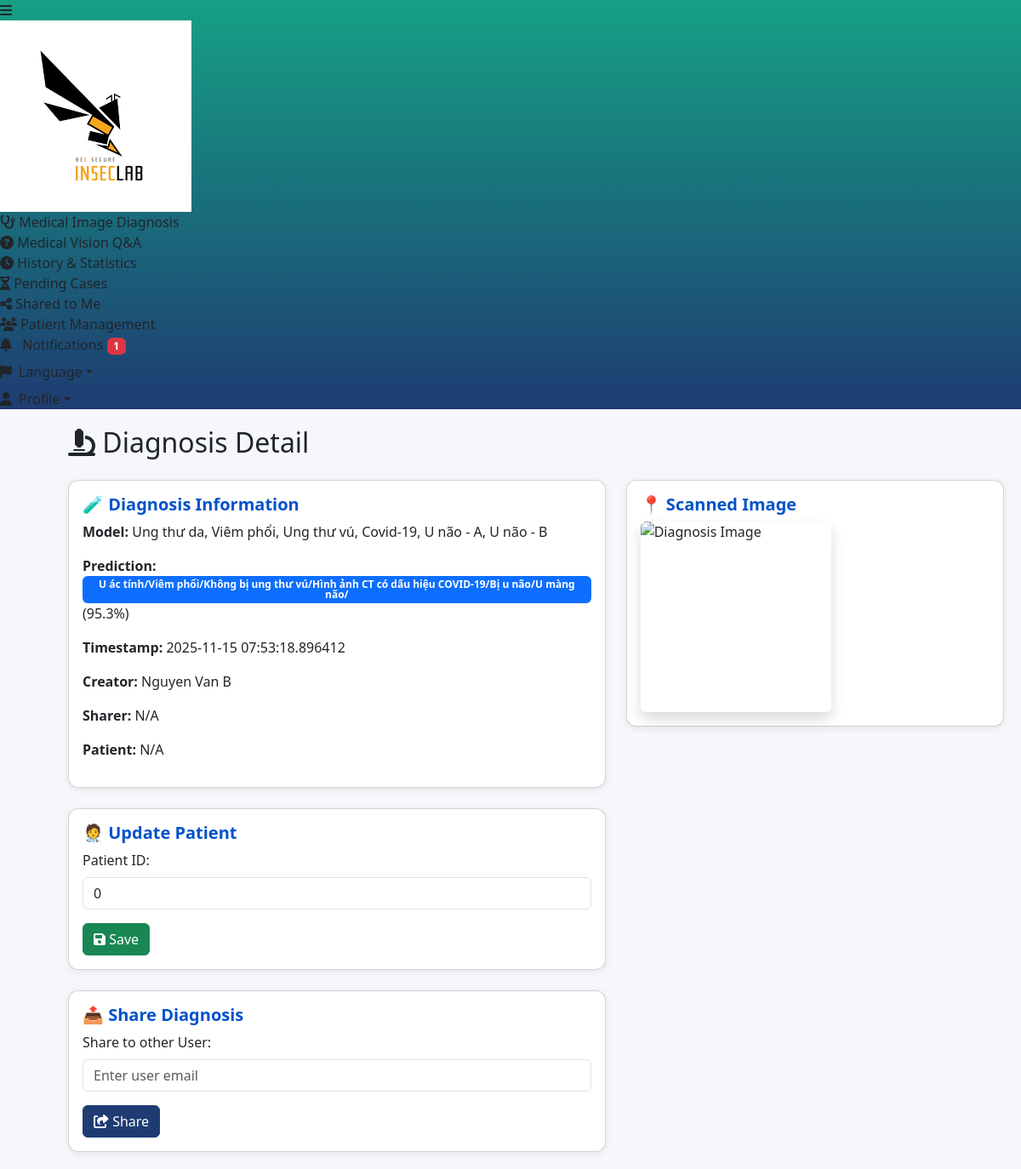
The app's page /diagnosis_detail?tag=diag&id=6 (signed in) with its own data.
### tables this page shows
CREATE TABLE diagnoses
                 (id INTEGER PRIMARY KEY AUTOINCREMENT,
                  user_id INTEGER,
                  patient_id INTEGER,
                  model TEXT,
                  image_filename TEXT,
                  prediction TEXT,
                  probability REAL,
                  share_to TEXT,
                  accept_share INTEGER,
                  sharer INTEGER,
                  timestamp DATETIME,
                  FOREIGN KEY (user_id) REFERENCES users(id));

CREATE TABLE users
                 (id INTEGER PRIMARY KEY AUTOINCREMENT,
                  full_name TEXT NOT NULL,
                  email TEXT UNIQUE NOT NULL,
                  phone TEXT,
                  profile_pic TEXT,
                  role TEXT,
                  password_hash TEXT NOT NULL);

### app.py (the view, shortened to what this page needs)
@app.route("/diagnosis_detail")
@limiter.limit("10 per minute")
def diagnosis_detail():
    diag_id = request.args.get("id")
    tag = request.args.get("tag")
    if not diag_id or not tag:
        return "Missing id or tag", 400
    if ('user_id' not in session) or ('user_role' not in session):
        flash("Vui lòng đăng nhập", "danger")
        return redirect(url_for('index'))
    if tag == 'diag':
        conn = get_db_conn()
        row = conn.execute("SELECT id, user_id, patient_id, model, image_filename, prediction, probability, timestamp, share_to, sharer FROM diagnoses WHERE id = ?", (diag_id,)).fetchone()
        user_row = conn.execute("SELECT email FROM users WHERE id = ?", (session['user_id'],)).fetchone()
        conn.close()
        if not row:
            return "Diagnosis not found", 404
        if user_row:
            user_email = user_row["email"]
        else:
            flash("Không tìm thấy người dùng với id này!", "danger")
            return redirect(request.referrer)
        if row[1] != session['user_id'] and row[8] != user_email:
            return redirect(url_for('shared_to_me'))
        showUpdate = False
        if row[1] == session['user_id']:
            showUpdate = True
        conn = get_db_conn()
        creator = conn.execute("SELECT full_name from users WHERE id = ?", (row[1],)).fetchone()
        sharer = conn.execute("SELECT full_name from users WHERE id = ?", (row[9],)).fetchone()
        patient = conn.execute("SELECT name from patients WHERE id = ?", (row[2],)).fetchone()
        conn.close()
        if not creator:
            creator = ["N/A"]
        if not sharer:
            sharer = ["N/A"]
        if not patient:
            patient = ["N/A"]
        model_map = {
            "skin_cancer_vit": "Ung thư da",
            "pneumonia_vit": "Viêm phổi",
            "covid19_vit": "Covid-19",
            "breast_cancer_vit": "Ung thư vú",
            "brain_tumor_vit": "U não - A",
            "brain_tumor_resnet": "U não - B"
        }
        model = ", ".join(model_map.get(m.strip(), m.strip()) for m in row[3].split(","))
        diagnosis = {
            "id": row[0],
            "creator": creator[0],
            "patient_id": row[2],
            "model": model,
            "image_filename": row[4],
            "prediction": row[5],
            "probability": row[6],
            "timestamp": row[7],
            "share_to": row[8],
            "sharer": sharer[0],
            "patient": patient[0]
        }
    return render_template("diagnosis_detail.html", tag=tag, notifications=g.notifications, showUpdate=showUpdate, isDoctor=True, show_patient_management=True, diagnosis=diagnosis)

### app.py (called while the page is built)
def get_db_conn():
    conn = sqlite3.connect(DB_FILE)
    conn.row_factory = sqlite3.Row
    return conn

### templates/diagnosis_detail.html (shortened to what this page needs)
<!DOCTYPE html>
<html lang="en">
<head>
  <link href="https://cdn.jsdelivr.net/npm/bootstrap@5.3.2/dist/css/bootstrap.min.css" rel="stylesheet">
  <link rel="stylesheet" href="https://cdnjs.cloudflare.com/ajax/libs/font-awesome/6.4.2/css/all.min.css">
  <link rel="stylesheet" href="{{ url_for('static', path='sidebar.css') }}">
</head>
<body class="sidebar-collapsed">
  {% include 'sidebar.html' %}
  <div class="content">
    <h2 class="mb-4"><i class="fa-solid fa-microscope"></i> Diagnosis Detail</h2>
    <div class="row">
      <div class="col-md-7">
        <div class="card p-3 mb-4">
          <h5 class="card-title">🧪 Diagnosis Information</h5>
          <p><strong>Model:</strong> {{ diagnosis.model }}</p>
          {% if tag == "diag" %}
            <p><strong>Prediction:</strong>
                <span class="badge bg-primary">{{ diagnosis.prediction }}</span>
                ({{ (diagnosis.probability * 100) | round(2) }}%)
            </p>
          {% endif %}
          <p><strong>Timestamp:</strong> {{ diagnosis.timestamp }}</p>
          <p><strong>Creator:</strong> {{ diagnosis.creator }}</p>
          <p><strong>Sharer:</strong> {{ diagnosis.sharer }}</p>
          <p><strong>Patient:</strong> {{ diagnosis.patient }}</p>
        </div>
        {% if showUpdate == True %}
        <div class="card p-3 mb-4">
          <h5 class="card-title">🧑‍⚕️ Update Patient</h5>
          <form action="/update_patient_diagnosis" method="POST">
            <label class="form-label">Patient ID:</label>
            <input type="text" class="form-control" name="patient_id" value="{{ diagnosis.patient_id }}">
            <button class="btn btn-success mt-3"><i class="fa-solid fa-floppy-disk"></i> Save</button>
          </form>
        </div>
        {% endif %}
        <div class="card p-3">
          <h5 class="card-title">📤 Share Diagnosis</h5>
          <form action="/share_diagnosis" method="POST">
            <label class="form-label">Share to other User:</label>
            <input type="text" class="form-control" name="user_id" required placeholder="Enter user email">
            <button class="btn btn-primary mt-3"><i class="fa-solid fa-share-from-square"></i> Share</button>
          </form>
        </div>
      </div>
      <div class="col-md-5">
        <div class="card p-3">
          <h5 class="card-title">📍 Scanned Image</h5>
          <img width="224px" height="224px" src="{{ url_for('static', path='uploads/' ~ diagnosis.image_filename) }}"
               alt="Diagnosis Image" class="img-fluid rounded shadow">
        </div>
      </div>
    </div>
  </div>
</body>
</html>

### templates/diagnosis_detail.html (style rules this page uses)
body { background: #f5f7fa; }
.card { border-radius: 12px; box-shadow: 0 2px 8px rgba(0,0,0,0.08); transition: transform 0.2s, box-shadow 0.2s; }
.card-title { font-weight: 600; color: #0052cc; }
.badge { white-space: normal !important; }
.content { padding: 20px; transition: margin-left 0.3s; }
body.sidebar-collapsed .content { margin-left: 60px; }

### templates/sidebar.html (style rules this page uses)
.btn-primary { border-color: #1e3c72 !important; background: #1e3c72 !important; }

### records on screen
diagnoses: prediction "U ác tính/Viêm phổi/Không bị ung thư vú/Hình ảnh CT có dấu hiệu COVID-19/Bị u não/U màng não/", (diagnosis.probability*100)|round(2) "95.3", timestamp "2025-11-15 07:53:18.896412"
users: creator "Nguyen Van B"

### other values on screen
{{ notifications|length }} "1"
{{ diagnosis.model }} "Ung thư da, Viêm phổi, Ung thư vú, Covid-19, U não - A, U não - B"
{{ diagnosis.sharer }} "N/A"
{{ diagnosis.patient }} "N/A"
